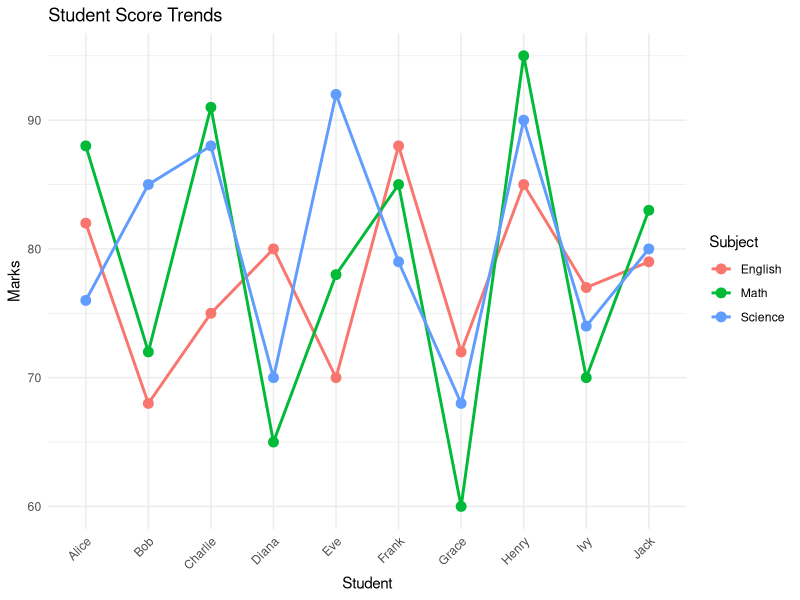
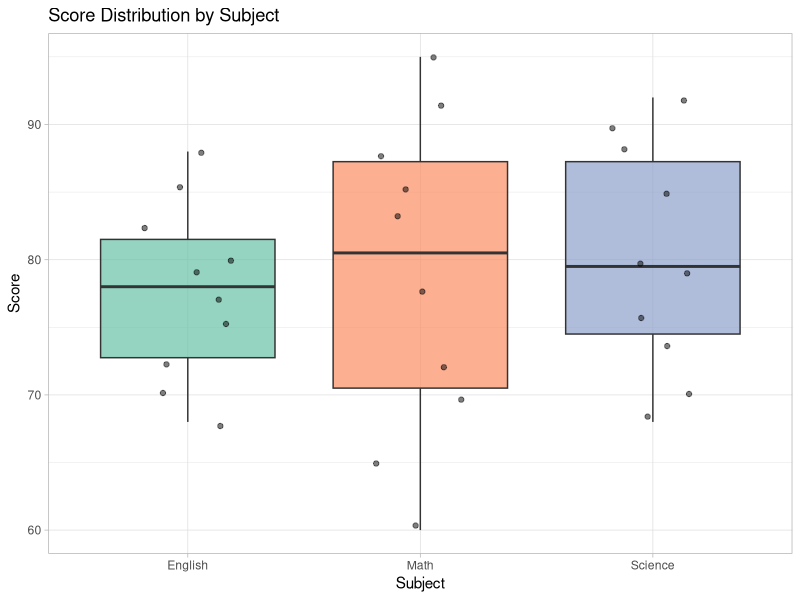
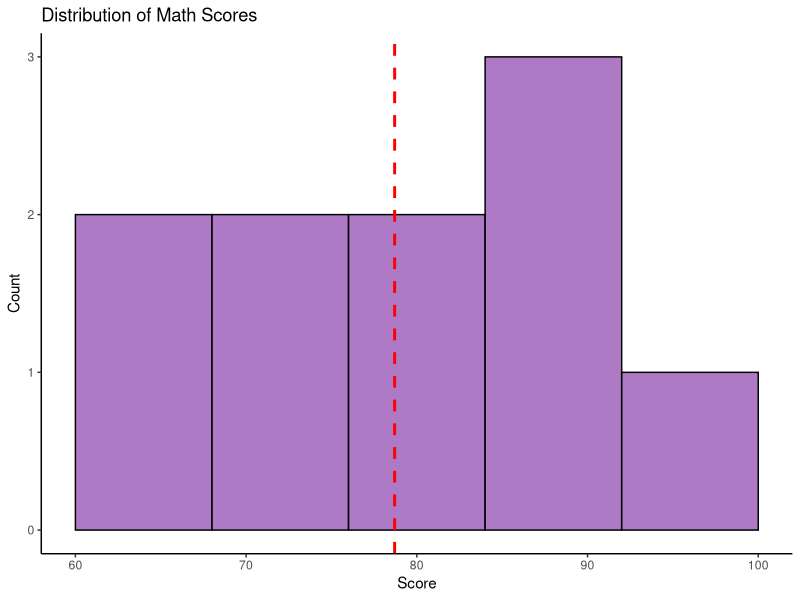
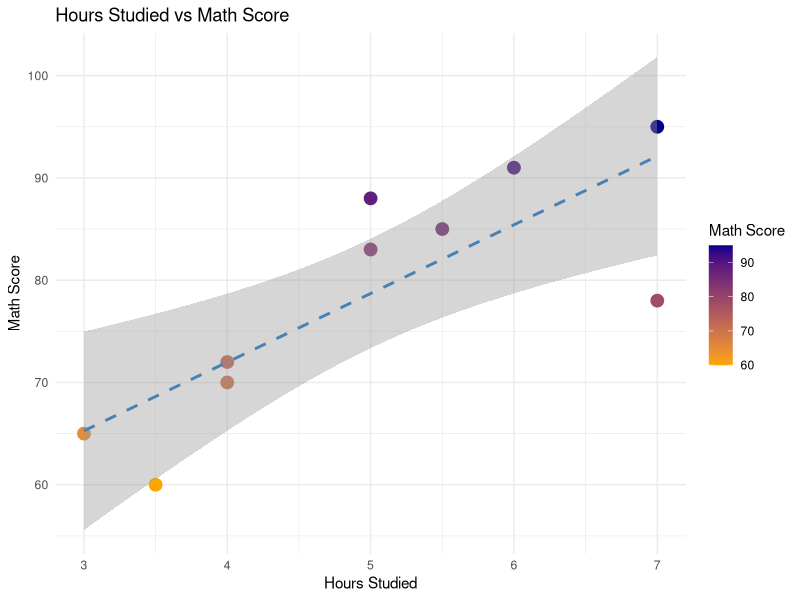
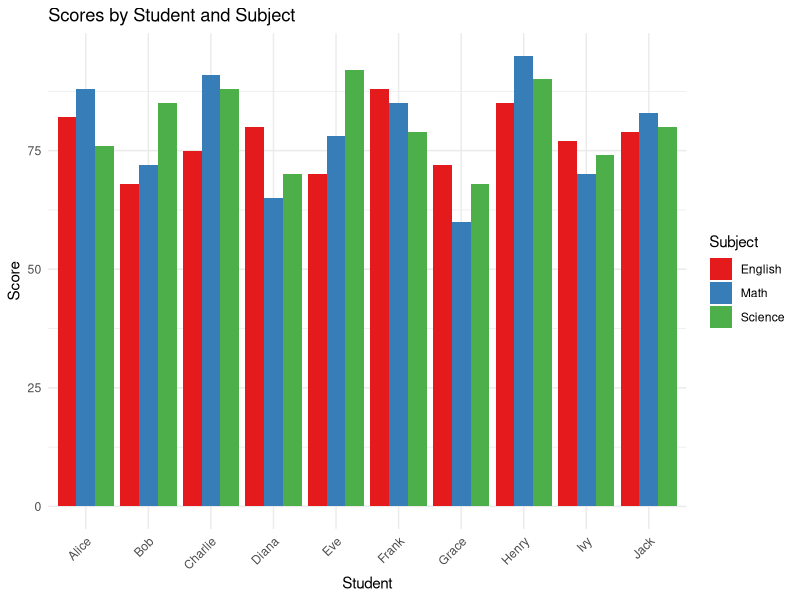
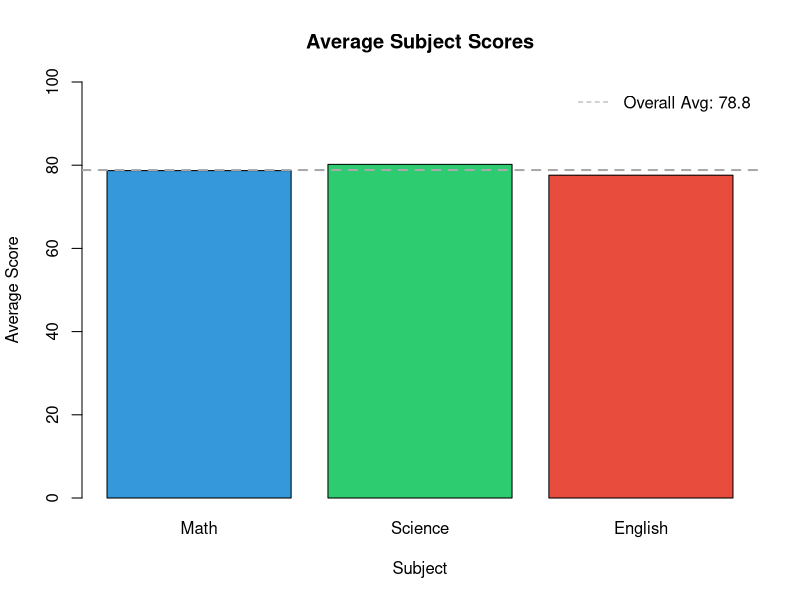
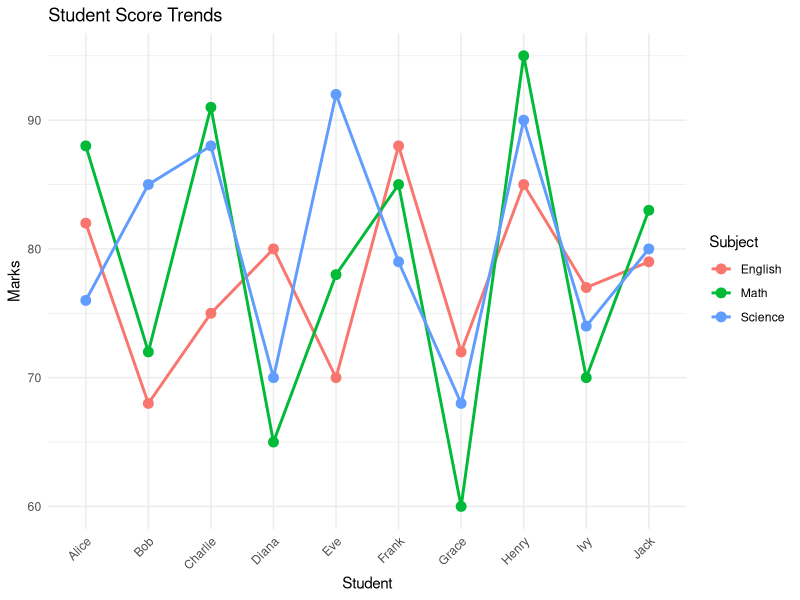
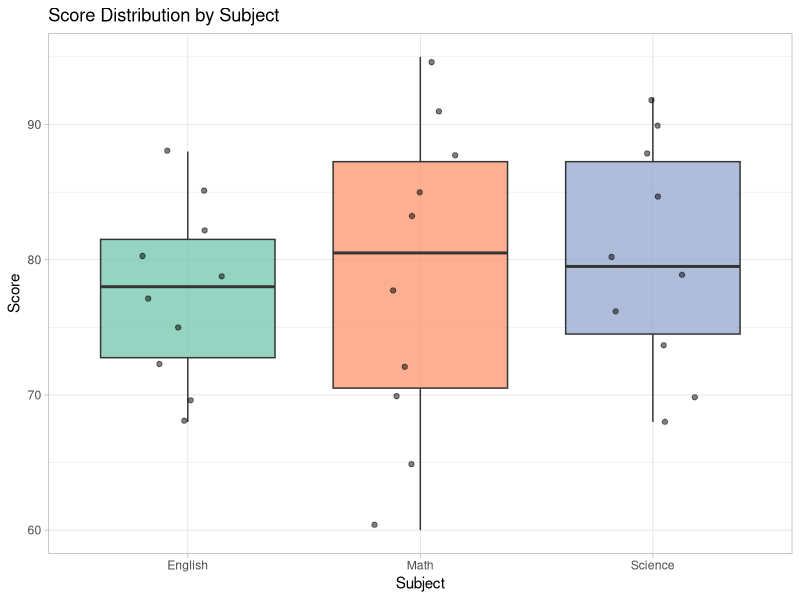

Here is the R script that generated these plots, in order:
# Load libraries
library(ggplot2)
library(dplyr)
library(tidyr)
library(RColorBrewer)

# Create student dataset
students <- data.frame(
  Student = c(
    "Alice", "Bob", "Charlie", "Diana", "Eve",
    "Frank", "Grace", "Henry", "Ivy", "Jack"
  ),
  Math = c(88, 72, 91, 65, 78, 85, 60, 95, 70, 83),
  Science = c(76, 85, 88, 70, 92, 79, 68, 90, 74, 80),
  English = c(82, 68, 75, 80, 70, 88, 72, 85, 77, 79),
  Hours = c(5.0, 4.0, 6.0, 3.0, 7.0, 5.5, 3.5, 7.0, 4.0, 5.0)
)

# Display the first six rows
print(head(students))

# Calculate average subject scores
avgs <- colMeans(students[, c("Math", "Science", "English")])

# Reshape data into long format
long_df <- pivot_longer(
  students,
  cols = c(Math, Science, English),
  names_to = "Subject",
  values_to = "Score"
)

# Preserve student order in plots
students$Student <- factor(
  students$Student,
  levels = students$Student
)

long_df$Student <- factor(
  long_df$Student,
  levels = levels(students$Student)
)

# 1. Bar chart: Average subject scores
png("bar_chart_R.png", width = 800, height = 600)

barplot(
  avgs,
  main = "Average Subject Scores",
  xlab = "Subject",
  ylab = "Average Score",
  col = c("#3498db", "#2ecc71", "#e74c3c"),
  ylim = c(0, 100),
  border = "black"
)

abline(
  h = mean(avgs),
  col = "darkgray",
  lty = 2,
  lwd = 2
)

legend(
  "topright",
  legend = paste("Overall Avg:", round(mean(avgs), 1)),
  lty = 2,
  col = "darkgray",
  bty = "n"
)

dev.off()

# 2. Line chart: Student score trends
line_chart <- ggplot(
  long_df,
  aes(x = Student, y = Score, color = Subject, group = Subject)
) +
  geom_line(linewidth = 1) +
  geom_point(size = 3) +
  labs(
    title = "Student Score Trends",
    x = "Student",
    y = "Marks",
    color = "Subject"
  ) +
  theme_minimal() +
  theme(axis.text.x = element_text(angle = 45, hjust = 1))

ggsave(
  "line_chart_R.png",
  plot = line_chart,
  width = 8,
  height = 6,
  dpi = 100
)

# 3. Box plot: Score distribution by subject
box_chart <- ggplot(
  long_df,
  aes(x = Subject, y = Score, fill = Subject)
) +
  geom_boxplot(alpha = 0.7, outlier.color = "red") +
  geom_jitter(width = 0.2, alpha = 0.5) +
  scale_fill_brewer(palette = "Set2") +
  labs(
    title = "Score Distribution by Subject",
    x = "Subject",
    y = "Score"
  ) +
  theme_light() +
  theme(legend.position = "none")

ggsave(
  "box_chart_R.png",
  plot = box_chart,
  width = 8,
  height = 6,
  dpi = 100
)

# 4. Histogram: Math score distribution
math_histogram <- ggplot(students, aes(x = Math)) +
  geom_histogram(
    binwidth = 8,
    fill = "#9b59b6",
    color = "black",
    alpha = 0.8
  ) +
  geom_vline(
    xintercept = mean(students$Math),
    color = "red",
    linetype = "dashed",
    linewidth = 1
  ) +
  labs(
    title = "Distribution of Math Scores",
    x = "Score",
    y = "Count"
  ) +
  theme_classic()

ggsave(
  "math_histogram_R.png",
  plot = math_histogram,
  width = 8,
  height = 6,
  dpi = 100
)

# 5. Scatter plot: Study hours vs Math score
scatter_chart <- ggplot(
  students,
  aes(x = Hours, y = Math, color = Math)
) +
  geom_point(size = 4) +
  geom_smooth(
    aes(x = Hours, y = Math),
    method = "lm",
    se = TRUE,
    color = "steelblue",
    linetype = "dashed"
  ) +
  scale_color_gradient(low = "orange", high = "darkblue") +
  labs(
    title = "Hours Studied vs Math Score",
    x = "Hours Studied",
    y = "Math Score",
    color = "Math Score"
  ) +
  theme_minimal()

ggsave(
  "study_hours_vs_math_R.png",
  plot = scatter_chart,
  width = 8,
  height = 6,
  dpi = 100
)

# 6. Grouped bar chart: Scores by student and subject
grouped_chart <- ggplot(
  long_df,
  aes(x = Student, y = Score, fill = Subject)
) +
  geom_bar(stat = "identity", position = "dodge") +
  scale_fill_brewer(palette = "Set1") +
  labs(
    title = "Scores by Student and Subject",
    x = "Student",
    y = "Score",
    fill = "Subject"
  ) +
  theme_minimal() +
  theme(axis.text.x = element_text(angle = 45, hjust = 1))

ggsave(
  "grouped_bar_chart_R.png",
  plot = grouped_chart,
  width = 10,
  height = 6,
  dpi = 100
)

# 7. Pie chart: Count A-grades (score >= 85)
a_grades <- c(
  Math = sum(students$Math >= 85),
  Science = sum(students$Science >= 85),
  English = sum(students$English >= 85)
)

png("a_grade_pie_chart_R.png", width = 800, height = 600)

pie(
  a_grades,
  main = "A-Grade Distribution by Subject",
  col = c("#3498db", "#2ecc71", "#e74c3c"),
  labels = paste(
    names(a_grades),
    "\n",
    a_grades,
    "students"
  )
)

dev.off()

# Display all ggplot charts in RStudio
print(line_chart)
print(box_chart)
print(math_histogram)
print(scatter_chart)
print(grouped_chart)

# Print average scores
cat("\nAverage Subject Scores:\n")
print(round(avgs, 2))

# Print A-grade counts
cat("\nA-Grade Counts (Score >= 85):\n")
print(a_grades)

# Display the output folder
cat("\nCharts saved in:\n")
print(getwd())
